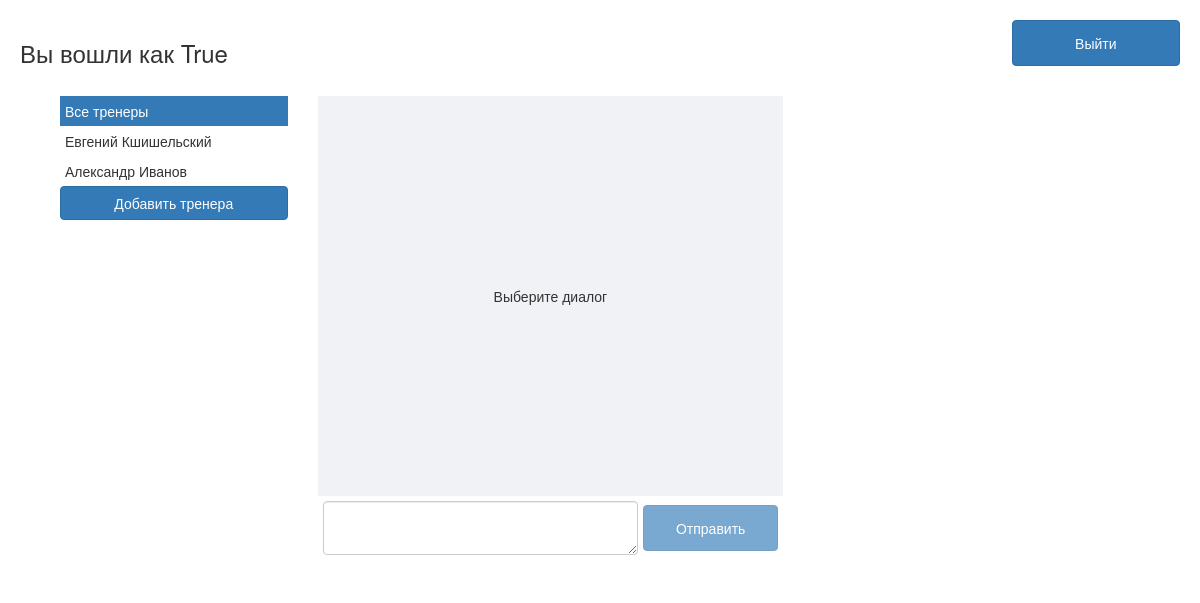
The app's page /admin/ (signed in) with its own data.
### bot/models.py (models this page shows)
class Trainer(models.Model):
	id 			= models.IntegerField(primary_key=True)
	first_name	= models.TextField()
	last_name 	= models.TextField()
	photo 		= models.TextField()
	class Meta:
		db_table = "trainer"

### bot/views.py (the view)
# urls.py: url(r'^admin/', views.admin, name='admin'),
def admin(request):
	if not request.session.get('login', False):
		return redirect('/')
	users = User.objects.all()
	trainers = Trainer.objects.all()
	context = {
		'users' 	: users,
		'trainers'  : trainers
	}
	return render(request, "bot/admin.html", context)

### bot/templates/bot/admin.html (shortened to what this page needs)
<link href="https://maxcdn.bootstrapcdn.com/bootstrap/3.3.7/css/bootstrap.min.css" rel="stylesheet">
{% load staticfiles %}
<link href="{% static 'css/style.css' %}" rel="stylesheet" type="text/css">
<div class="row">
	<div class="col-lg-6 col-md-5 col-sm-5 col-xs-5">
		<h3>Вы вошли как {{ request.session.login }}</h3>
	</div>
	<div class="col-lg-4 col-md-5 col-sm-5 col-xs-5">
	</div>
	<div class="col-lg-2 col-md-2 col-sm-2 col-xs-2">
		<a href="/deauth">
			<button class="btn btn-primary input-lg btn-block">Выйти</button>
		</a>
	</div>
</div>
<div class="row content">
	<div class="col-lg-3 col-md-3 col-sm-3 col-xs-3">
		{% if request.session.role == 'admin' %}
		<ul class="trainers">
			<li class="trainer current-trainer" data-trainer-id="0">Все тренеры</li>
			{% for trainer in trainers %}
			<li class="trainer" data-trainer-id="{{ trainer.id }}">{{ trainer.first_name }} {{ trainer.last_name }}</li>
			{% endfor %}
			<li> <button  class="btn  btn-block btn-primary add-trainer-btn">Добавить тренера</button> </li>
		</ul>
		{% endif %}
	</div>
	<div class="col-lg-5 col-md-4 col-sm-4 col-xs-4">
		<div class="chat">
			<div class="messages messages-default">
				<span class="select-dialog">
					Выберите диалог
				</span>
			</div>
			<div class="message-field form-group">
				<textarea id="input-message" class="input-message form-control" style="display: block;" autofocus></textarea>
				<button class="btn input-lg btn-block btn-primary" id="send-message" disabled>Отправить</button>
			</div>
		</div>
	</div>
	<div class="col-lg-4 col-md-5 col-sm-5 col-xs-5" >
	</div>
</div>

### bot/static/css/style.css (style rules this page uses)
.content { margin-top: 20px; }
.messages { position:relative; height: 400px; overflow-y:scroll; width: 100%; background: #f0f2f5; }
.messages-default { display: flex; flex-direction: row; align-items:center; justify-content: center; }
.select-dialog { display: inline-block; }
.message-field { padding: 5px; display: flex; flex-direction: row; align-items: center; justify-content: space-between; }
.message-field textarea { width: 70%; }
.message-field button { width: 30%; margin-left: 5px; }
.trainers { list-style-type: none; }
.trainer { padding: 5px; }
.current-trainer { background: #337ab7 !important; color: #fff; }

### records on screen
Trainer: first_name "Евгений", last_name "Кшишельский"
Trainer: first_name "Александр", last_name "Иванов"

### other values on screen
{{ request.session.login }} "True"
